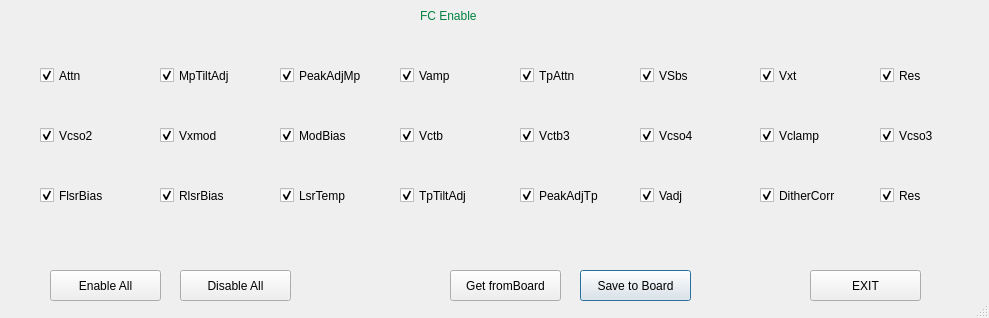
<?xml version="1.0" encoding="UTF-8"?>
<ui version="4.0">
 <class>Dialog</class>
 <widget class="QDialog" name="Dialog">
  <property name="geometry">
   <rect>
    <x>0</x>
    <y>0</y>
    <width>989</width>
    <height>318</height>
   </rect>
  </property>
  <property name="windowTitle">
   <string>FC Enable</string>
  </property>
  <property name="sizeGripEnabled">
   <bool>true</bool>
  </property>
  <widget class="QCheckBox" name="RlsrBias">
   <property name="geometry">
    <rect>
     <x>160</x>
     <y>180</y>
     <width>91</width>
     <height>31</height>
    </rect>
   </property>
   <property name="styleSheet">
    <string notr="true">font: 12pt &quot;MS Shell Dlg 2&quot;;</string>
   </property>
   <property name="text">
    <string>RlsrBias</string>
   </property>
   <property name="checked">
    <bool>true</bool>
   </property>
  </widget>
  <widget class="QCheckBox" name="LsrTemp">
   <property name="geometry">
    <rect>
     <x>280</x>
     <y>180</y>
     <width>101</width>
     <height>31</height>
    </rect>
   </property>
   <property name="styleSheet">
    <string notr="true">font: 12pt &quot;MS Shell Dlg 2&quot;;</string>
   </property>
   <property name="text">
    <string>LsrTemp</string>
   </property>
   <property name="checked">
    <bool>true</bool>
   </property>
  </widget>
  <widget class="QCheckBox" name="PeakAdjMp">
   <property name="geometry">
    <rect>
     <x>280</x>
     <y>60</y>
     <width>101</width>
     <height>31</height>
    </rect>
   </property>
   <property name="styleSheet">
    <string notr="true">font: 12pt &quot;MS Shell Dlg 2&quot;;</string>
   </property>
   <property name="text">
    <string>PeakAdjMp</string>
   </property>
   <property name="checked">
    <bool>true</bool>
   </property>
  </widget>
  <widget class="QCheckBox" name="TpAttn">
   <property name="geometry">
    <rect>
     <x>520</x>
     <y>60</y>
     <width>101</width>
     <height>31</height>
    </rect>
   </property>
   <property name="styleSheet">
    <string notr="true">font: 12pt &quot;MS Shell Dlg 2&quot;;</string>
   </property>
   <property name="text">
    <string>TpAttn</string>
   </property>
   <property name="checked">
    <bool>true</bool>
   </property>
  </widget>
  <widget class="QCheckBox" name="Vclamp">
   <property name="geometry">
    <rect>
     <x>760</x>
     <y>120</y>
     <width>101</width>
     <height>31</height>
    </rect>
   </property>
   <property name="styleSheet">
    <string notr="true">font: 12pt &quot;MS Shell Dlg 2&quot;;</string>
   </property>
   <property name="text">
    <string>Vclamp</string>
   </property>
   <property name="checked">
    <bool>true</bool>
   </property>
  </widget>
  <widget class="QCheckBox" name="MpTiltAdj">
   <property name="geometry">
    <rect>
     <x>160</x>
     <y>60</y>
     <width>91</width>
     <height>31</height>
    </rect>
   </property>
   <property name="styleSheet">
    <string notr="true">font: 12pt &quot;MS Shell Dlg 2&quot;;</string>
   </property>
   <property name="text">
    <string>MpTiltAdj</string>
   </property>
   <property name="checked">
    <bool>true</bool>
   </property>
  </widget>
  <widget class="QCheckBox" name="Res1">
   <property name="geometry">
    <rect>
     <x>880</x>
     <y>60</y>
     <width>91</width>
     <height>31</height>
    </rect>
   </property>
   <property name="styleSheet">
    <string notr="true">font: 12pt &quot;MS Shell Dlg 2&quot;;</string>
   </property>
   <property name="text">
    <string>Res</string>
   </property>
   <property name="checked">
    <bool>true</bool>
   </property>
  </widget>
  <widget class="QPushButton" name="saveToBoardBu">
   <property name="geometry">
    <rect>
     <x>580</x>
     <y>270</y>
     <width>111</width>
     <height>31</height>
    </rect>
   </property>
   <property name="styleSheet">
    <string notr="true">font: 12pt &quot;MS Shell Dlg 2&quot;;</string>
   </property>
   <property name="text">
    <string>Save to Board</string>
   </property>
  </widget>
  <widget class="QPushButton" name="disableAllBu">
   <property name="geometry">
    <rect>
     <x>180</x>
     <y>270</y>
     <width>111</width>
     <height>31</height>
    </rect>
   </property>
   <property name="styleSheet">
    <string notr="true">font: 12pt &quot;MS Shell Dlg 2&quot;;</string>
   </property>
   <property name="text">
    <string>Disable All</string>
   </property>
  </widget>
  <widget class="QCheckBox" name="FlsrBias">
   <property name="geometry">
    <rect>
     <x>40</x>
     <y>180</y>
     <width>101</width>
     <height>31</height>
    </rect>
   </property>
   <property name="styleSheet">
    <string notr="true">font: 12pt &quot;MS Shell Dlg 2&quot;;</string>
   </property>
   <property name="text">
    <string>FlsrBias</string>
   </property>
   <property name="checked">
    <bool>true</bool>
   </property>
  </widget>
  <widget class="QCheckBox" name="ModBias">
   <property name="geometry">
    <rect>
     <x>280</x>
     <y>120</y>
     <width>101</width>
     <height>31</height>
    </rect>
   </property>
   <property name="styleSheet">
    <string notr="true">font: 12pt &quot;MS Shell Dlg 2&quot;;</string>
   </property>
   <property name="text">
    <string>ModBias</string>
   </property>
   <property name="checked">
    <bool>true</bool>
   </property>
  </widget>
  <widget class="QCheckBox" name="Vxt">
   <property name="geometry">
    <rect>
     <x>760</x>
     <y>60</y>
     <width>101</width>
     <height>31</height>
    </rect>
   </property>
   <property name="styleSheet">
    <string notr="true">font: 12pt &quot;MS Shell Dlg 2&quot;;</string>
   </property>
   <property name="text">
    <string>Vxt</string>
   </property>
   <property name="checked">
    <bool>true</bool>
   </property>
  </widget>
  <widget class="QCheckBox" name="Vadj">
   <property name="geometry">
    <rect>
     <x>640</x>
     <y>180</y>
     <width>91</width>
     <height>31</height>
    </rect>
   </property>
   <property name="styleSheet">
    <string notr="true">font: 12pt &quot;MS Shell Dlg 2&quot;;</string>
   </property>
   <property name="text">
    <string>Vadj</string>
   </property>
   <property name="checked">
    <bool>true</bool>
   </property>
  </widget>
  <widget class="QCheckBox" name="Vcso2">
   <property name="geometry">
    <rect>
     <x>40</x>
     <y>120</y>
     <width>101</width>
     <height>31</height>
    </rect>
   </property>
   <property name="styleSheet">
    <string notr="true">font: 12pt &quot;MS Shell Dlg 2&quot;;</string>
   </property>
   <property name="text">
    <string>Vcso2</string>
   </property>
   <property name="checked">
    <bool>true</bool>
   </property>
  </widget>
  <widget class="QCheckBox" name="PeakAdjTp">
   <property name="geometry">
    <rect>
     <x>520</x>
     <y>180</y>
     <width>101</width>
     <height>31</height>
    </rect>
   </property>
   <property name="styleSheet">
    <string notr="true">font: 12pt &quot;MS Shell Dlg 2&quot;;</string>
   </property>
   <property name="text">
    <string>PeakAdjTp</string>
   </property>
   <property name="checked">
    <bool>true</bool>
   </property>
  </widget>
  <widget class="QCheckBox" name="Vcso3">
   <property name="geometry">
    <rect>
     <x>880</x>
     <y>120</y>
     <width>91</width>
     <height>31</height>
    </rect>
   </property>
   <property name="styleSheet">
    <string notr="true">font: 12pt &quot;MS Shell Dlg 2&quot;;</string>
   </property>
   <property name="text">
    <string>Vcso3</string>
   </property>
   <property name="checked">
    <bool>true</bool>
   </property>
  </widget>
  <widget class="QCheckBox" name="Attn">
   <property name="geometry">
    <rect>
     <x>40</x>
     <y>60</y>
     <width>101</width>
     <height>31</height>
    </rect>
   </property>
   <property name="styleSheet">
    <string notr="true">font: 12pt &quot;MS Shell Dlg 2&quot;;</string>
   </property>
   <property name="text">
    <string>Attn</string>
   </property>
   <property name="checked">
    <bool>true</bool>
   </property>
  </widget>
  <widget class="QPushButton" name="enableAllBu">
   <property name="geometry">
    <rect>
     <x>50</x>
     <y>270</y>
     <width>111</width>
     <height>31</height>
    </rect>
   </property>
   <property name="styleSheet">
    <string notr="true">font: 12pt &quot;MS Shell Dlg 2&quot;;</string>
   </property>
   <property name="text">
    <string>Enable All</string>
   </property>
  </widget>
  <widget class="QCheckBox" name="VSbs">
   <property name="geometry">
    <rect>
     <x>640</x>
     <y>60</y>
     <width>91</width>
     <height>31</height>
    </rect>
   </property>
   <property name="styleSheet">
    <string notr="true">font: 12pt &quot;MS Shell Dlg 2&quot;;</string>
   </property>
   <property name="text">
    <string>VSbs</string>
   </property>
   <property name="checked">
    <bool>true</bool>
   </property>
  </widget>
  <widget class="QCheckBox" name="TpTiltAdj">
   <property name="geometry">
    <rect>
     <x>400</x>
     <y>180</y>
     <width>91</width>
     <height>31</height>
    </rect>
   </property>
   <property name="styleSheet">
    <string notr="true">font: 12pt &quot;MS Shell Dlg 2&quot;;</string>
   </property>
   <property name="text">
    <string>TpTiltAdj</string>
   </property>
   <property name="checked">
    <bool>true</bool>
   </property>
  </widget>
  <widget class="QCheckBox" name="Vctb">
   <property name="geometry">
    <rect>
     <x>400</x>
     <y>120</y>
     <width>91</width>
     <height>31</height>
    </rect>
   </property>
   <property name="styleSheet">
    <string notr="true">font: 12pt &quot;MS Shell Dlg 2&quot;;</string>
   </property>
   <property name="text">
    <string>Vctb</string>
   </property>
   <property name="checked">
    <bool>true</bool>
   </property>
  </widget>
  <widget class="QCheckBox" name="Vctb3">
   <property name="geometry">
    <rect>
     <x>520</x>
     <y>120</y>
     <width>101</width>
     <height>31</height>
    </rect>
   </property>
   <property name="styleSheet">
    <string notr="true">font: 12pt &quot;MS Shell Dlg 2&quot;;</string>
   </property>
   <property name="text">
    <string>Vctb3</string>
   </property>
   <property name="checked">
    <bool>true</bool>
   </property>
  </widget>
  <widget class="QLabel" name="label">
   <property name="geometry">
    <rect>
     <x>420</x>
     <y>0</y>
     <width>121</width>
     <height>31</height>
    </rect>
   </property>
   <property name="styleSheet">
    <string notr="true">font: 75 16pt &quot;MS Shell Dlg 2&quot;;
color: rgb(0, 131, 63);
</string>
   </property>
   <property name="text">
    <string>FC Enable</string>
   </property>
  </widget>
  <widget class="QCheckBox" name="Res2">
   <property name="geometry">
    <rect>
     <x>880</x>
     <y>180</y>
     <width>91</width>
     <height>31</height>
    </rect>
   </property>
   <property name="styleSheet">
    <string notr="true">font: 12pt &quot;MS Shell Dlg 2&quot;;</string>
   </property>
   <property name="text">
    <string>Res</string>
   </property>
   <property name="checked">
    <bool>true</bool>
   </property>
  </widget>
  <widget class="QPushButton" name="closeBu">
   <property name="geometry">
    <rect>
     <x>810</x>
     <y>270</y>
     <width>111</width>
     <height>31</height>
    </rect>
   </property>
   <property name="layoutDirection">
    <enum>Qt::LeftToRight</enum>
   </property>
   <property name="styleSheet">
    <string notr="true">font: 75 14pt &quot;MS Shell Dlg 2&quot;;</string>
   </property>
   <property name="text">
    <string>EXIT</string>
   </property>
  </widget>
  <widget class="QCheckBox" name="Vcso4">
   <property name="geometry">
    <rect>
     <x>640</x>
     <y>120</y>
     <width>91</width>
     <height>31</height>
    </rect>
   </property>
   <property name="styleSheet">
    <string notr="true">font: 12pt &quot;MS Shell Dlg 2&quot;;</string>
   </property>
   <property name="text">
    <string>Vcso4</string>
   </property>
   <property name="checked">
    <bool>true</bool>
   </property>
  </widget>
  <widget class="QCheckBox" name="Vamp">
   <property name="geometry">
    <rect>
     <x>400</x>
     <y>60</y>
     <width>91</width>
     <height>31</height>
    </rect>
   </property>
   <property name="styleSheet">
    <string notr="true">font: 12pt &quot;MS Shell Dlg 2&quot;;</string>
   </property>
   <property name="text">
    <string>Vamp</string>
   </property>
   <property name="checked">
    <bool>true</bool>
   </property>
  </widget>
  <widget class="QPushButton" name="getFromBoardBu">
   <property name="geometry">
    <rect>
     <x>450</x>
     <y>270</y>
     <width>111</width>
     <height>31</height>
    </rect>
   </property>
   <property name="styleSheet">
    <string notr="true">font: 12pt &quot;MS Shell Dlg 2&quot;;</string>
   </property>
   <property name="text">
    <string>Get fromBoard</string>
   </property>
  </widget>
  <widget class="QCheckBox" name="Vxmod">
   <property name="geometry">
    <rect>
     <x>160</x>
     <y>120</y>
     <width>91</width>
     <height>31</height>
    </rect>
   </property>
   <property name="styleSheet">
    <string notr="true">font: 12pt &quot;MS Shell Dlg 2&quot;;</string>
   </property>
   <property name="text">
    <string>Vxmod</string>
   </property>
   <property name="checked">
    <bool>true</bool>
   </property>
  </widget>
  <widget class="QCheckBox" name="DitherCorr">
   <property name="geometry">
    <rect>
     <x>760</x>
     <y>180</y>
     <width>101</width>
     <height>31</height>
    </rect>
   </property>
   <property name="styleSheet">
    <string notr="true">font: 12pt &quot;MS Shell Dlg 2&quot;;</string>
   </property>
   <property name="text">
    <string>DitherCorr</string>
   </property>
   <property name="checked">
    <bool>true</bool>
   </property>
  </widget>
 </widget>
 <resources/>
 <connections>
  <connection>
   <sender>closeBu</sender>
   <signal>clicked()</signal>
   <receiver>Dialog</receiver>
   <slot>close()</slot>
   <hints>
    <hint type="sourcelabel">
     <x>851</x>
     <y>273</y>
    </hint>
    <hint type="destinationlabel">
     <x>864</x>
     <y>233</y>
    </hint>
   </hints>
  </connection>
 </connections>
</ui>
